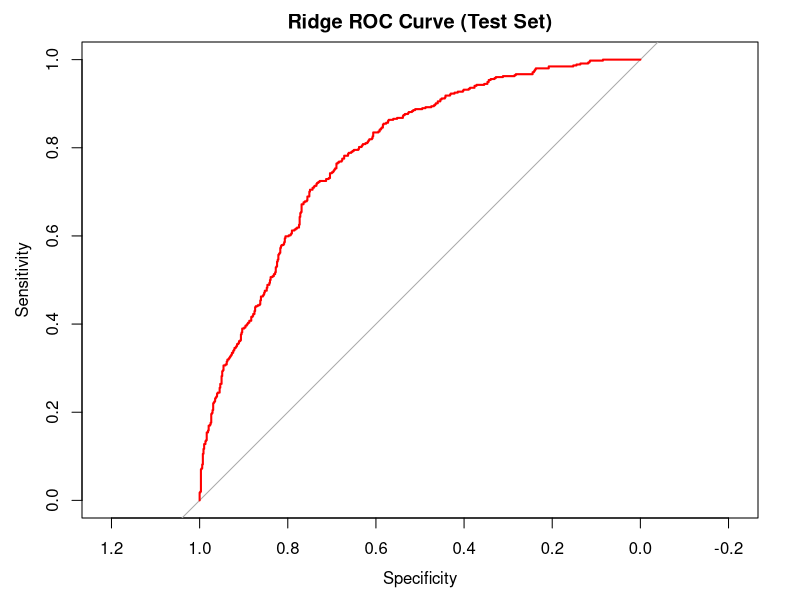

The R script that drew this image:
library(glmnet)
library(pROC)

vars <- read.table("regression_variables.txt", header = TRUE, sep = "\t", na.strings = "nan")

y <- as.numeric(vars$highBP)

X <- vars[, !(names(vars) %in% c("id", "highBP"))]
X <- as.matrix(X)

set.seed(777)

idx_0 <- which(y == 0)
idx_1 <- which(y == 1)

train_0 <- sample(idx_0, size = 0.7 * length(idx_0))
train_1 <- sample(idx_1, size = 0.7 * length(idx_1))

train_index <- c(train_0, train_1)

X_train <- X[train_index, ]
X_test  <- X[-train_index, ]

y_train <- y[train_index]
y_test  <- y[-train_index]

ridge_model <- cv.glmnet(X_train, y_train,
                         alpha = 0,          # <-- THIS makes it ridge
                         family = "binomial",
                         nfolds = 5)         # <-- ADDED (5-fold CV)

test_pred <- predict(ridge_model,
                     newx = X_test,
                     s = "lambda.min",
                     type = "response")

roc_obj <- roc(y_test, as.vector(test_pred))
auc_val <- auc(roc_obj)

cat("Final Test AUC:", auc_val, "\n")

plot(roc_obj, main = "Ridge ROC Curve (Test Set)", col = "red", lwd = 2)

train_pred <- predict(ridge_model,
                      newx = X_train,
                      s = "lambda.min",
                      type = "response")

roc_train <- roc(y_train, as.vector(train_pred))
auc_train <- auc(roc_train)

cat("Training AUC:", auc_train, "\n")

pred_class <- ifelse(test_pred > 0.5, 1, 0)

table(Predicted = pred_class, Actual = y_test)

coefs <- as.matrix(coef(ridge_model, s = "lambda.min"))

cat("\nCoefficients:\n")
print(coefs)

cat("Lambda (min):", ridge_model$lambda.min, "\n")
cat("Lambda (1se):", ridge_model$lambda.1se, "\n")
